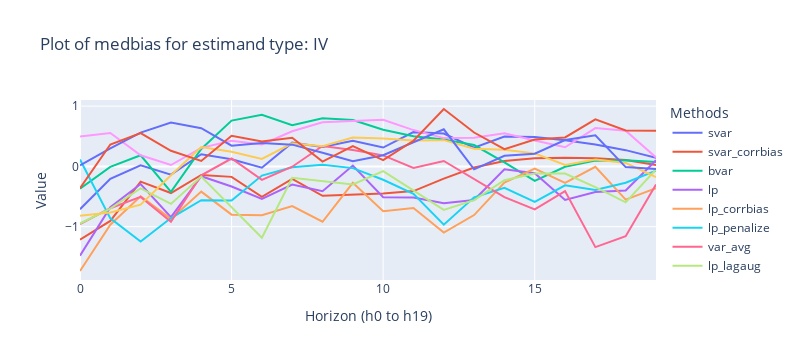

Notebook code cell kept with this figure:
### Code cell
plot_csv_data(csv_filename, title, 1)
